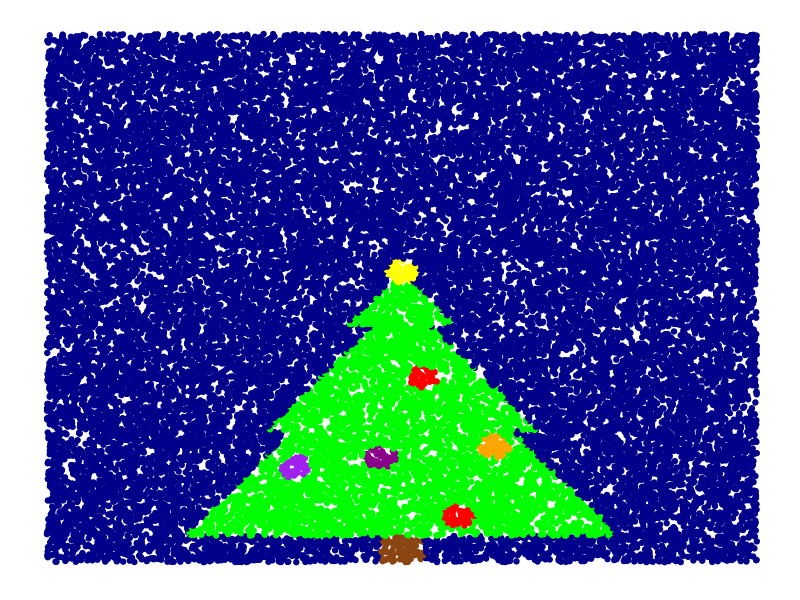

Recreate this plot in R.
library(dplyr)
library(ggplot2)

x <- runif(30000)
y <- seq(0,1, length.out = 30000)

df <- data.frame(x,y)

tree <- ggplot(df, aes(x,y)) +
  geom_point(color = case_when(
    (x - 0.5)^2 + (y - 0.55)^2 < 0.0005 ~ "yellow",
    (x - 0.53)^2 + (y - 0.35)^2 < 0.0005 ~ "red",
    (x - 0.35)^2 + (y - 0.18)^2 < 0.0005 ~ "purple",
    (x - 0.63)^2 + (y - 0.22)^2 < 0.0005 ~ "orange",
    (x - 0.58)^2 + (y - 0.09)^2 < 0.0005 ~ "red", 
    (x - 0.47)^2 + (y - 0.2)^2 < 0.0005 ~ "magenta4",
    x >= 0.47 & x <= 0.53 & y <= 0.05 ~"chocolate4",
    y > 0.05 & y <= 0.25 & x >= 0.2 & x <= 0.8 & 1.3*x - 0.2 > y & -1.3*x + 1.1 > y ~ "green",
    y > 0.25 & y <= 0.45 & x >= 0.3 & x <= 0.7 & 1.3*x - 0.15  > y & -1.3*x + 1.15 > y ~ "green",
    y > 0.45 & y <= 0.7 & x >= 0.4 & x <= 0.6 & 1.3*x -0.1  > y & -1.3*x + 1.2 > y~ "green",
    TRUE ~ "darkblue"
  )) +
  theme(panel.grid.major = element_blank(), panel.grid.minor = element_blank(),
        panel.border = element_blank(),panel.background = element_blank(),
        axis.line = element_blank(),axis.text.x = element_blank(), 
        axis.text.y = element_blank(),axis.ticks = element_blank(), 
        axis.title.x = element_blank(),axis.title.y = element_blank(),)
tree
